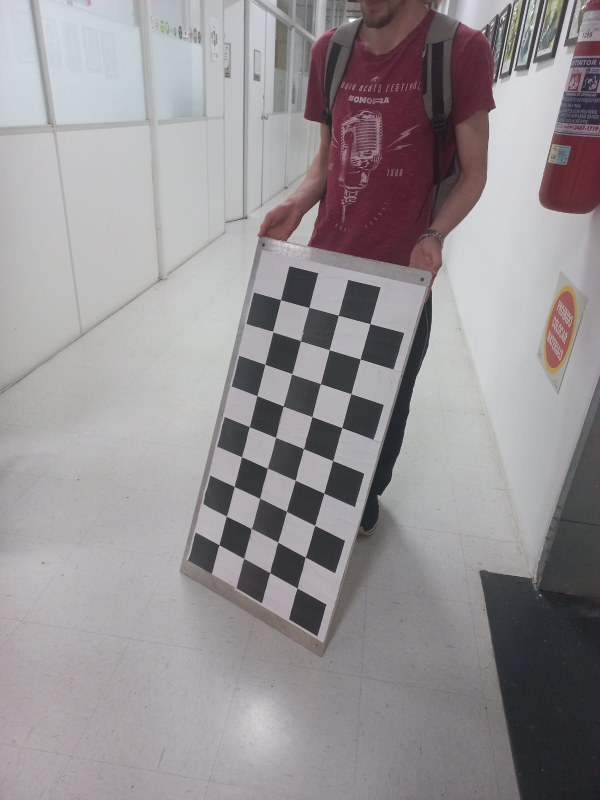
#> input picture imagens/WhatsApp Image 2026-09-23 at 09.15.18.jpeg, 1200 x 1600 px (shown at 1/2 size); its folder holds 4 pictures in this run
$ python calibracao.py
#> lines starting #> are read from the running program, lines starting #| are printed output that depends on the picture; after the words box and inside, x2 and y2 are one past the last pixel; in counts of white or black regions, pixels touching at a corner belong together
import cv2
import numpy as np
import glob
import os

"Procura e ordena todos os caminhos de imagens disponiveis no arquivo 'imgDir'"
def preproces(imgDir = 'imagens'):
#> called with imgDir = 'imagens'
    paths = []
    extensions = ('*.jpeg', '*.jpg', '*.png')
    for ext in extensions:
        paths.extend(glob.glob(os.path.join(imgDir, ext)))
#> pass 2 of the loop in preproces, `for ext in extensions:`:
#> pass 3 of the loop in preproces, `for ext in extensions:`:
    paths = sorted(paths)

    if not paths:
        raise FileNotFoundError(f"Nenhuma imagem encontrada na pasta '{imgDir}'.")
    return paths

"Detecta os cantos internos do tabuleiro"
def cornersDetection(imgPaths, gridSize, sqSize, outDir):
#> called with gridSize = (4, 9), sqSize = 100, outDir = 'resultados'
    print(f"Total de imagens carregadas: {len(imgPaths)}")
    print(f"Tamanho da grade interna (gridSize): {gridSize} (largura x altura em cantos internos)")
    print(f"Tamanho do quadrado do tabuleiro (sqSize): {sqSize} mm\n")
    auxObj = np.zeros((gridSize[0] * gridSize[1], 3), np.float32)
    auxObj[:, :2] = np.mgrid[0:gridSize[0], 0:gridSize[1]].T.reshape(-1, 2) * sqSize

    objPoints = []
    imgPoints = []
    validImages = []
    imgS = None

    criteria = (cv2.TERM_CRITERIA_EPS + cv2.TERM_CRITERIA_MAX_ITER, 30, 0.001)

    for i, fname in enumerate(imgPaths):
        img = cv2.imread(fname)
#> img is the input picture: shape (1600, 1200, 3); mean B, G, R 148.4, 145.5, 150.4
        if img is None:
            continue

        gray = cv2.cvtColor(img, cv2.COLOR_BGR2GRAY)
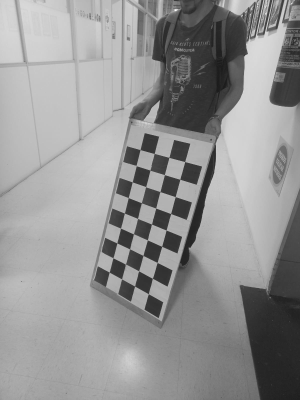
#> gray: shape (1600, 1200) (shown at 1/4 size); min 18, max 255, mean 147.3
        if imgS is None:
            imgS = gray.shape[::-1]

        # Detecção de cantos
        ret, corners = cv2.findChessboardCorners(
            gray, gridSize,
            cv2.CALIB_CB_ADAPTIVE_THRESH + cv2.CALIB_CB_NORMALIZE_IMAGE
        )
#> ret = True; corners = 36 rows, first 8: [594.2, 1176.5], [540, 1146], [488.1, 1117.3], [438.5, 1090.3], [610.8, 1114.7], [556, 1084.5], [501.8, 1057.4], [452.8, 1032.7]

        if not ret:
            ret, corners = cv2.findChessboardCornersSB(
                gray, gridSize,
                cv2.CALIB_CB_EXHAUSTIVE + cv2.CALIB_CB_ACCURACY
            )

        if ret:
            corners_subpixel = cv2.cornerSubPix(gray, corners, (11, 11), (-1, -1), criteria)
#> corners_subpixel = 36 rows, first 8: [594.6, 1176.5], [540.2, 1145.9], [487.9, 1117.3], [438.2, 1090.1], [610.8, 1114.6], [555.9, 1084.7], [502.6, 1057.7], [452.9, 1032.5]
            objPoints.append(auxObj)
            imgPoints.append(corners_subpixel)
            validImages.append(fname)
            idxN = len(validImages)

            # Salvar visualização de cantos para TODAS as imagens válidas
            img_corners = cv2.drawChessboardCorners(img.copy(), gridSize, corners_subpixel, ret)
            out_corners_path = os.path.join(outDir, f"cantos_detectados_img_{idxN:02d}.jpg")
            cv2.imwrite(out_corners_path, img_corners)

            # Manter cantos_detectados_1.jpg para compatibilidade
            if idxN == 1:
                cv2.imwrite(os.path.join(outDir, "cantos_detectados_1.jpg"), img_corners)

            print(f"  [OK] [{idxN:02d}] {os.path.basename(fname)}: Cantos salvas em {os.path.basename(out_corners_path)}")
        else:
            print(f"  [FAIL] {os.path.basename(fname)}: Falha na detecção dos cantos.")
#> pass 2 of the loop in cornersDetection, `for i, fname in enumerate(imgPaths):`:
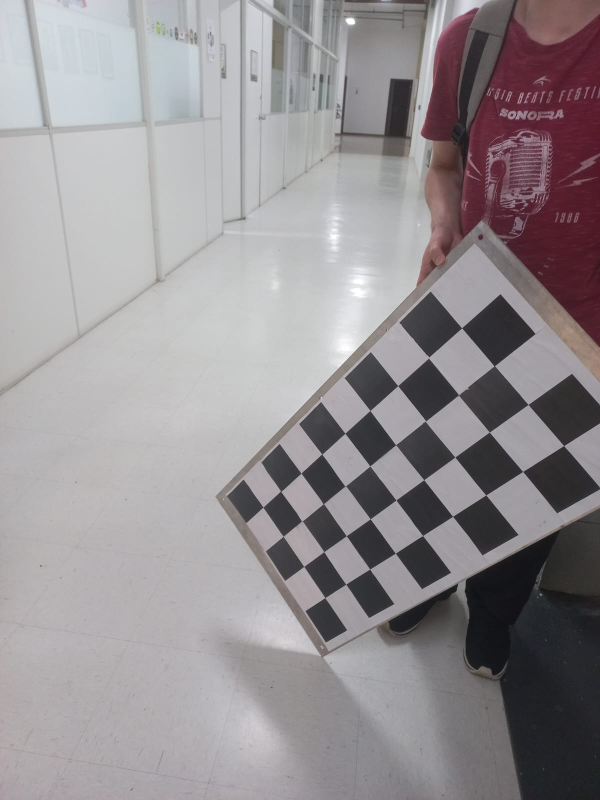
#> input picture imagens/WhatsApp Image 2026-09-23 at 09.15.19 (1).jpeg, 1200 x 1600 px (shown at 1/2 size)
#> in cornersDetection, img is the input picture: shape (1600, 1200, 3); mean B, G, R 147, 144, 149.2
#> in cornersDetection, `ret, corners = cv2.findChessboardCorners( gray, gridSize, cv2.CALIB_CB..`: ret = False; corners = None
#> in cornersDetection, `ret, corners = cv2.findChessboardCornersSB( gray, gridSize, cv2.CALIB_..`: ret = True; corners = 36 rows, first 8: [923.7, 656.1], [989.2, 732.1], [1056.5, 809.4], [1127.8, 891.7], [857.6, 715.8], [917.6, 790.1], [979.1, 864.7], [1045.7, 943.4]
#> corners_subpixel = 36 rows, first 8: [923.7, 656.2], [989.2, 732.2], [1056.6, 809.4], [1127.7, 891.7], [857.8, 715.5], [917.6, 790.5], [979.2, 864.7], [1045.7, 943.4]
#> pass 3 of the loop in cornersDetection, `for i, fname in enumerate(imgPaths):`:
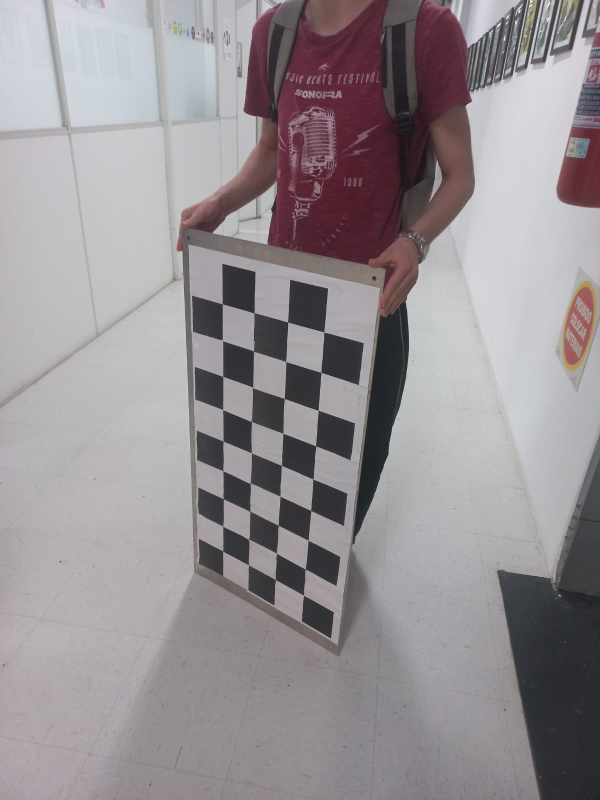
#> input picture imagens/WhatsApp Image 2026-09-23 at 09.15.19.jpeg, 1200 x 1600 px (shown at 1/2 size)
#> in cornersDetection, img is the input picture: shape (1600, 1200, 3); mean B, G, R 147.7, 144.3, 150.3
#> in cornersDetection, `ret, corners = cv2.findChessboardCorners( gray, gridSize, cv2.CALIB_CB..`: corners = 36 rows, first 8: [607.5, 1191.4], [551.2, 1159.7], [497, 1130.5], [449, 1100], [610.8, 1138.6], [553.2, 1107.3], [496.5, 1078.8], [446, 1053.1]
#> corners_subpixel = 36 rows, first 8: [607.6, 1191.1], [551.4, 1159.7], [497.4, 1130.4], [446.2, 1102.7], [610.7, 1138.5], [553.2, 1107.1], [497.5, 1079.2], [445.9, 1052.8]
#> the loop made 4 passes; the first 3 are shown

    print(f"\nTotal de imagens válidas utilizadas na calibração: {len(validImages)} / {len(imgPaths)}")
    if len(validImages) < 3:
        raise RuntimeError("Número insuficiente de imagens válidas para calibração de câmera.")
    return objPoints, imgPoints, imgS, validImages

"Efetua o undistortion e salva as comparações com linhas nas imagens"
def undistort(validImages, K, dist, outDir):
#> called with K = array of shape (3, 3), dist = array of shape (1, 5), outDir = 'resultados'
    for idxN, imgPath in enumerate(validImages, 1):
        #imagem original
        imgO = cv2.imread(imgPath)
        h, w = imgO.shape[:2]

        new_K, _ = cv2.getOptimalNewCameraMatrix(K, dist, (w, h), 1, (w, h))
        #imagem com undistortion
        imgU = cv2.undistort(imgO, K, dist, None, new_K)
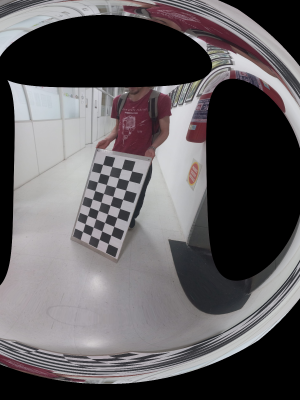
#> imgU: shape (1600, 1200, 3) (shown at 1/4 size); mean B, G, R 91.8, 89.7, 93

        # Desenhar linhas guia horizontais
        step = 100
        for y in range(0, h, step):
            cv2.line(imgO, (0, y), (w, y), (0, 0, 255), 1)
            cv2.line(imgU, (0, y), (w, y), (0, 255, 0), 1)
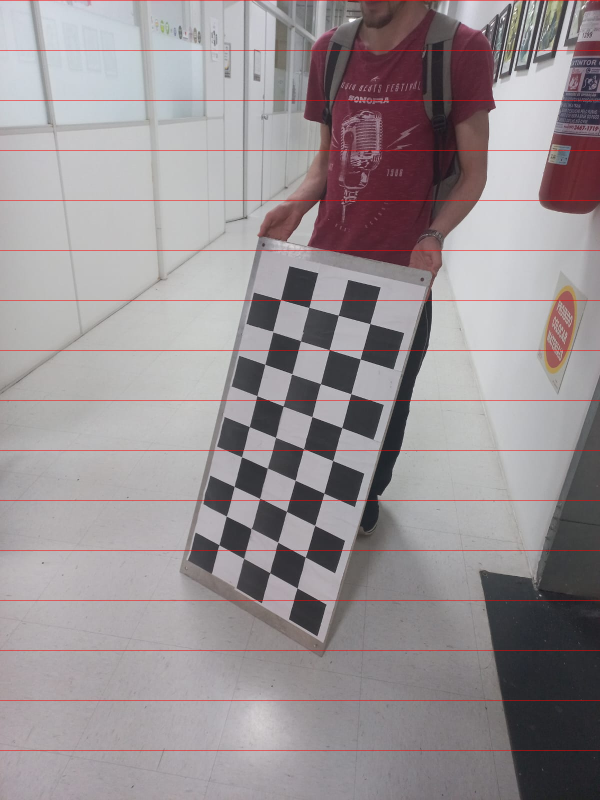
#> imgO: shape (1600, 1200, 3) (shown at 1/2 size); 1% of pixels changed, all inside (x1, y1, x2, y2) = (0, 0, 1200, 1501)
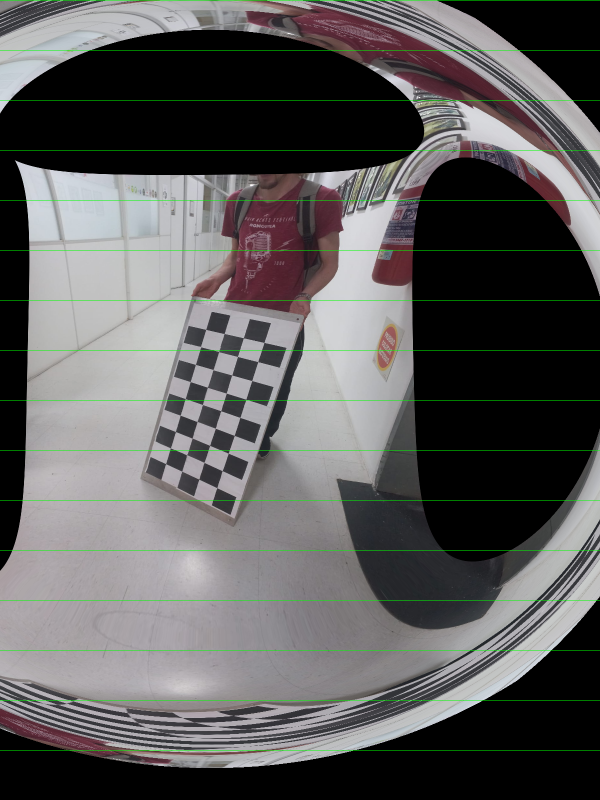
#> imgU: shape (1600, 1200, 3) (shown at 1/2 size); 1% of pixels changed, all inside (x1, y1, x2, y2) = (0, 0, 1200, 1501)

        comparativo = np.hstack((imgO, imgU))
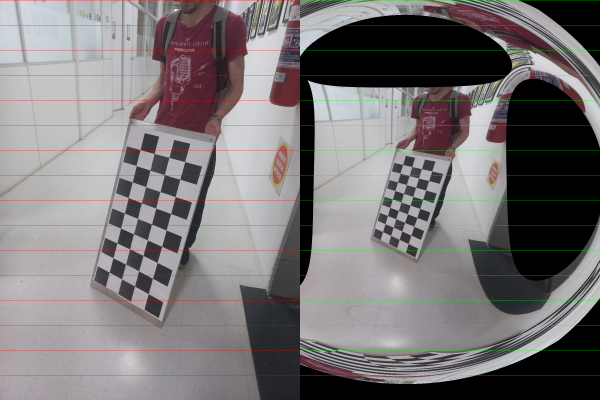
#> comparativo: shape (1600, 2400, 3) (shown at 1/4 size); mean B, G, R 118.9, 117.7, 121.8
        font = cv2.FONT_HERSHEY_SIMPLEX
        cv2.putText(comparativo, f"Original #{idxN:02d}", (30, 50), font, 1.2, (0, 0, 255), 3)
        cv2.putText(comparativo, f"Corrigida (Undistorted) #{idxN:02d}", (w + 30, 50), font, 1.2, (0, 255, 0), 3)
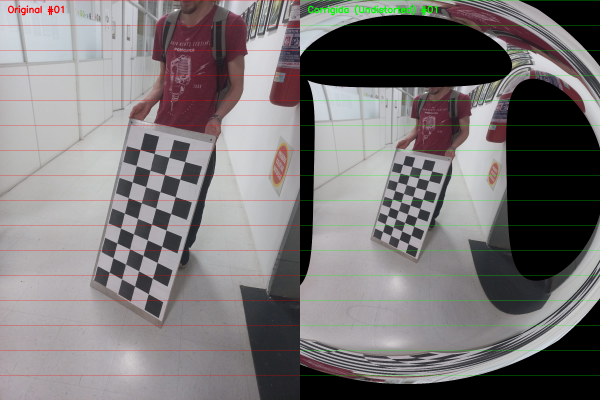
#> comparativo: shape (1600, 2400, 3) (shown at 1/4 size); mean B, G, R 118.5, 117.7, 121.6

        outC = os.path.join(outDir, f"undistort_img_{idxN:02d}.jpg")
        cv2.imwrite(outC, comparativo)

        if idxN == 1:
            cv2.imwrite(os.path.join(outDir, "undistort_comparativo_1.jpg"), comparativo)
        elif idxN == 2:
            cv2.imwrite(os.path.join(outDir, "undistort_comparativo_2.jpg"), comparativo)

        print(f"  [OK] [{idxN:02d}] Undistort salvo em: {os.path.basename(outC)}")
#> pass 2 of the loop in undistort, `for idxN, imgPath in enumerate(validImages, 1):`:
#> after the loop in undistort, `for y in range(0, h, step):`:
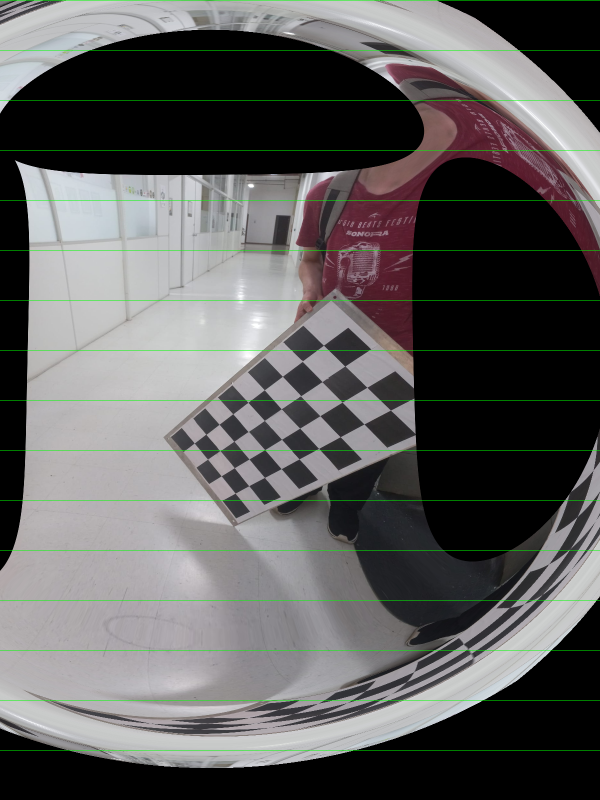
#> imgU: shape (1600, 1200, 3) (shown at 1/2 size); mean B, G, R 93.4, 94, 94.8
#> in undistort, `cv2.putText(comparativo, f"Corrigida (Undistorted) #{idxN:02d}", (w + ..`:
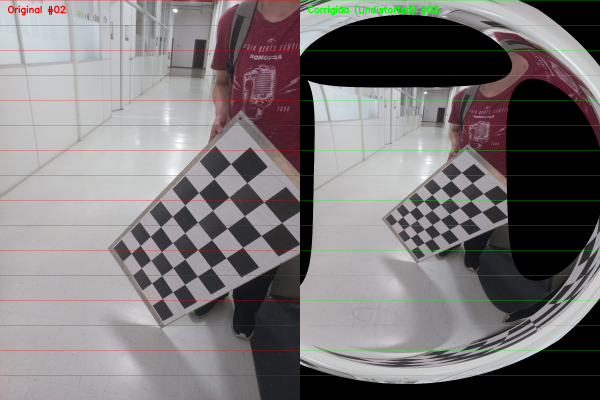
#> comparativo: shape (1600, 2400, 3) (shown at 1/4 size); mean B, G, R 119, 118.3, 122.3
#> pass 3 of the loop in undistort, `for idxN, imgPath in enumerate(validImages, 1):`:
#> after the loop in undistort, `for y in range(0, h, step):`:
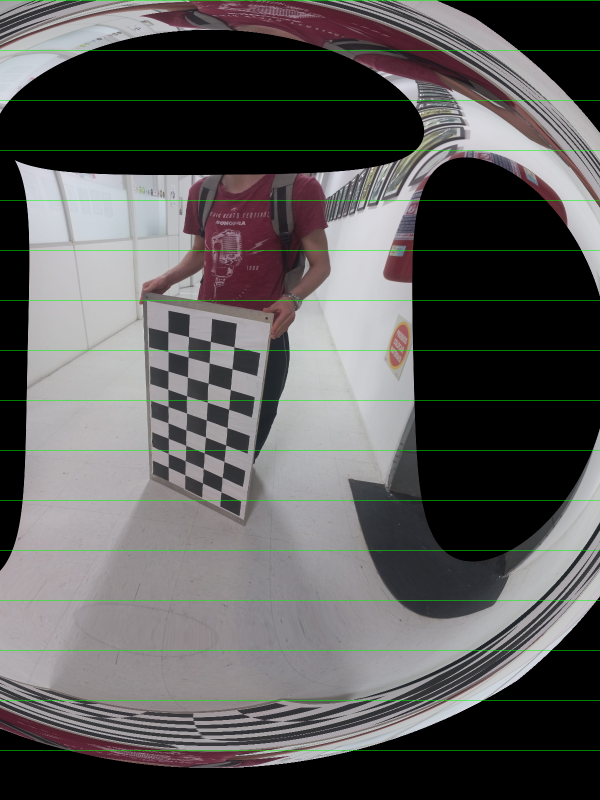
#> imgU: shape (1600, 1200, 3) (shown at 1/2 size); mean B, G, R 89.7, 90, 91.5
#> in undistort, `cv2.putText(comparativo, f"Corrigida (Undistorted) #{idxN:02d}", (w + ..`:
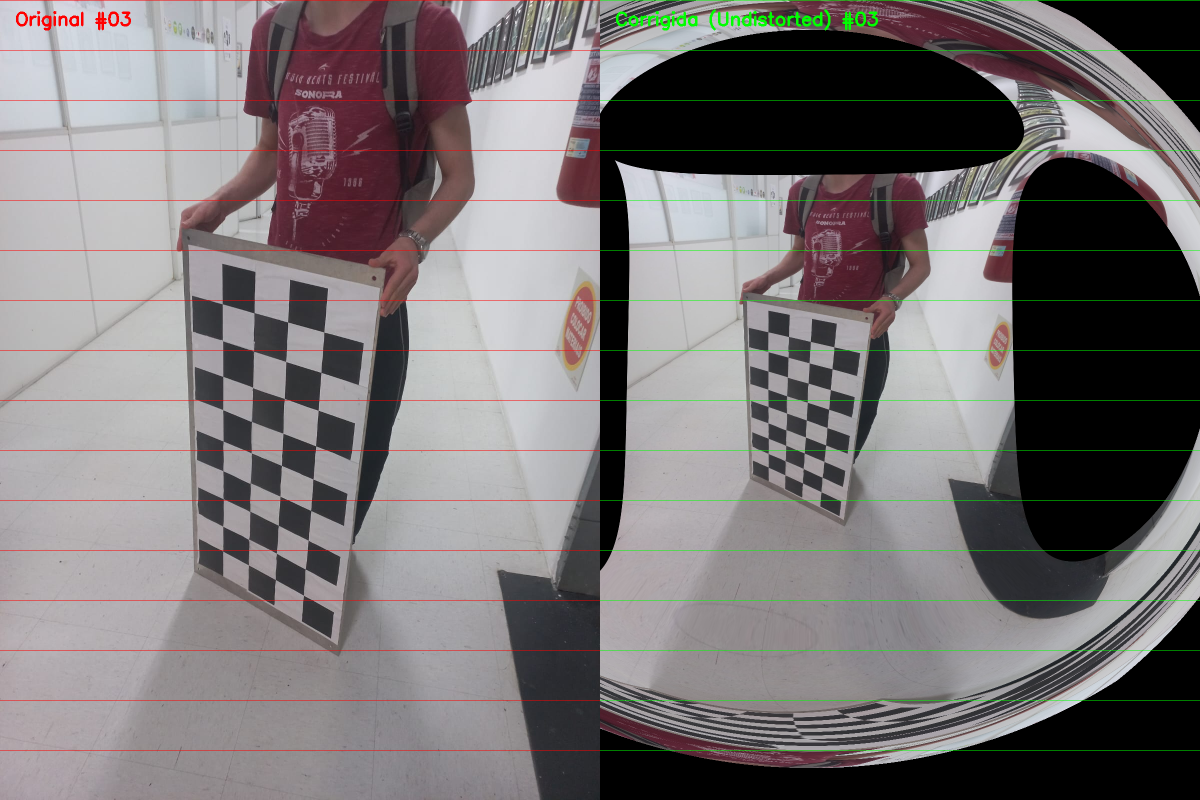
#> comparativo: shape (1600, 2400, 3) (shown at 1/2 size); mean B, G, R 117.6, 116.5, 121.2
#> the loop made 4 passes; the first 3 are shown


#Executa a calibração de câmera
def calibrarCamera(imgDir = 'imagens', gridSize=(4, 9), sqSize=100.0, outDir = 'resultados'):
    os.makedirs(outDir, exist_ok=True)
    imgPaths = []

    print(f"====== 1. Pré-processamento======")
    imgPaths = preproces(imgDir);

    print(f"====== 2. Detecção dos Cantos ======")
    objPoints, imgPoints, imgS, validImages = cornersDetection(imgPaths, gridSize, sqSize, outDir)

    print("\n===== 3. Calibração da Câmera Monocular (Método de Zhang) =====")
    rmsE, K, dist, rvecs, tvecs = cv2.calibrateCamera(
        objPoints, imgPoints, imgS, None, None
    )

    fx, fy = K[0, 0], K[1, 1]
    cx, cy = K[0, 2], K[1, 2]
    k1, k2, p1, p2, k3 = dist.ravel()[:5]

    print("\n--- MATRIZ INTRÍNSECA DA CÂMERA (K) ---")
    print(f"[[{K[0,0]:10.4f}, {K[0,1]:10.4f}, {K[0,2]:10.4f}],")
    print(f" [{K[1,0]:10.4f}, {K[1,1]:10.4f}, {K[1,2]:10.4f}],")
    print(f" [{K[2,0]:10.4f}, {K[2,1]:10.4f}, {K[2,2]:10.4f}]]")

    print("\n--- PARÂMETROS INTRÍNSECOS ---")
    print(f"Distância Focal fx: {fx:.4f} pixels")
    print(f"Distância Focal fy: {fy:.4f} pixels")
    print(f"Ponto Principal cx: {cx:.4f} pixels")
    print(f"Ponto Principal cy: {cy:.4f} pixels")

    print("\n--- COEFICIENTES DE DISTORÇÃO DA LENTE (D) ---")
    print(f"k1 (Radial 1):   {k1:10.6f}")
    print(f"k2 (Radial 2):   {k2:10.6f}")
    print(f"p1 (Tangencial 1): {p1:10.6f}")
    print(f"p2 (Tangencial 2): {p2:10.6f}")
    print(f"k3 (Radial 3):   {k3:10.6f}")

    print(f"\n--- ERRO DE REPROJEÇÃO MÉDIO (RMS) ---")
    print(f"Erro RMS Reprojection Error: {rmsE:.4f} pixels")

    parP = os.path.join(outDir, 'calibracao_parametros.npz')
    np.savez(
        parP,
        K=K, dist=dist, rms=rmsE,
        rvecs=np.array(rvecs, dtype=object),
        tvecs=np.array(tvecs, dtype=object),
        validImages=np.array(validImages),
        objPoints=np.array(objPoints, dtype=object),
        imgPoints=np.array(imgPoints, dtype=object),
        image_shape=imgS
    )
    print(f"\n[OK] Parâmetros salvos em: {parP}")

    print("\n===== 4. Remoção de Distorção (Undistortion de TODAS as Imagens) =====")
    undistort(validImages, K, dist, outDir)

    print("\nProcesso de calibração monocular e desdobramento concluído!\n")
    return K, dist, rmsE, rvecs, tvecs, validImages, objPoints, imgPoints

if __name__ == '__main__':
    calibrarCamera()
